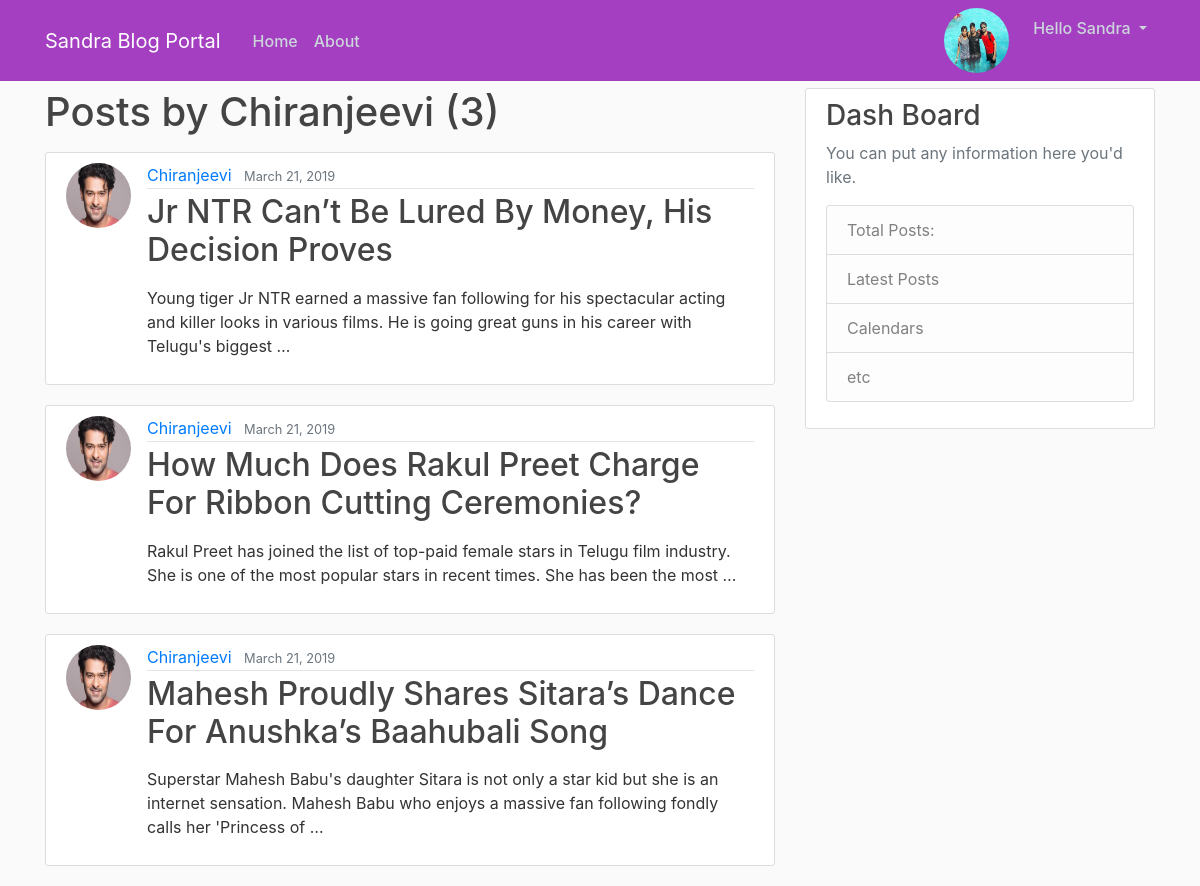
The app's page /user/Chiranjeevi (signed in) with its own data.
### users/models.py (models this page shows, shortened)
class Profile(models.Model):
    user=models.OneToOneField(User, on_delete=models.CASCADE)
    image=models.ImageField(default='default.jpg', upload_to='profile_pics')

### blog/models.py (models this page shows, shortened)
class Post(models.Model):
    title=models.CharField(max_length=100)
    content=models.TextField()
    date_posted=models.DateTimeField(default=timezone.now)
    author=models.ForeignKey(User, on_delete=models.CASCADE)

### blog/views.py (the view)
# urls.py: path('user/<str:username>', UserPostListView.as_view(), name='user-posts'),
class UserPostListView(ListView):
    model=Post
    template_name='blog/user_posts.html'
    context_object_name='posts'
    paginate_by=3
    def get_queryset(self):
        user = get_object_or_404(User,username=self.kwargs.get('username'))
        return Post.objects.filter(author=user).order_by('-date_posted')

### blog/templates/blog/user_posts.html (shortened to what this page needs)
{% extends 'blog/base.html' %}
  {% block content %}
  <h1 class="mb-3">Posts by {{ view.kwargs.username }} ({{ page_obj.paginator.count }}) </h1>
    {% for post in posts %}
    <article class="media content-section">
      <img class="rounded-circle article-img" src="{{post.author.profile.image.url}}">
      <div class="media-body">
        <div class="article-metadata">
          <a class="mr-2"  href="{% url 'user-posts' post.author.username %}">{{post.author|title}}</a>
          <small class="text-muted">{{post.date_posted|date:'F d, Y'}}</small>
        </div>
        <h2> <a  class="article-title" href="{% url "post-detail" post.id %}">{{post.title}}</a> </h2>
        <p class="article-content">{{post.content|truncatewords:30|linebreaks}}</p>
      </div>
    </article>
    {% endfor %}
{% endblock %}

### blog/templates/blog/base.html (shortened to what this page needs)
{% load static %}
<!DOCTYPE html>
<html lang="en" dir="ltr">
  <head>
    <link rel="stylesheet" href="https://stackpath.bootstrapcdn.com/bootstrap/4.3.1/css/bootstrap.min.css">
    <link rel="stylesheet" href="{% static 'blog/css/main.css' %}">
  </head>
  <body>
  <header class="site-header">
  <nav class="navbar navbar-expand-md navbar-dark bg-steel fixed-top">
    <div class="container">
      <a class="navbar-brand mr-4" href="/">Sandra Blog Portal</a>
      <div class="collapse navbar-collapse" id="navbarToggle">
        <div class="navbar-nav mr-auto">
          <a class="nav-item nav-link" href="/">Home</a>
          <a class="nav-item nav-link" href="/about">About</a>
        </div>
        <div class="navbar-nav">
          {% if user.is_authenticated %}
              <img class="rounded-circle article-img" src="{{request.user.profile.image.url}}">
              <div class="dropdown">
                <a class="dropdown-toggle nav-item nav-link" href="#" id="dropdownMain" data-toggle="dropdown" aria-haspopup="true" aria-expanded="false">
                    Hello {{ user.username | title }}
                </a>
              </div>
            {% else %}
          <a class="nav-item nav-link" href="{% url 'login' %}">Login</a>
          <a class="nav-item nav-link" href="{% url 'register' %}">Register</a>
          {% endif %}
        </div>
      </div>
    </div>
  </nav>
</header>
<main role="main" class="container">
 <div class="row">
   <div class="col-md-8">
     {% block content %}{% endblock %}
   </div>
   <div class="col-md-4">
     <div class="content-section">
       <h3>Dash Board</h3>
       <p class='text-muted'>You can put any information here you'd like.
         <ul class="list-group">
           <li class="list-group-item list-group-item-light">Total Posts:</li>
           <li class="list-group-item list-group-item-light">Latest Posts</li>
           <li class="list-group-item list-group-item-light">Calendars</li>
           <li class="list-group-item list-group-item-light">etc</li>
         </ul>
       </p>
     </div>
   </div>
 </div>
</main>
</body>
</html>

### blog/static/blog/css/main.css (style rules this page uses)
body { background: #fafafa; color: #333333; margin-top: 5.5rem; }
h1, h2, h3, h4, h5, h6 { color: #444444; }
ul { margin: 0; }
.bg-steel { background-color: #a53fc1; }
.site-header .navbar-nav .nav-link { color: #cbd5db; font-weight:500; }
.content-section { background: #ffffff; padding: 10px 20px; border: 1px solid #dddddd; border-radius: 3px; margin-bottom: 20px; }
.article-title { color: #444444; }
.article-content { white-space: pre-line; }
.article-img { height: 65px; width: 65px; margin-right: 16px; }
.article-metadata { padding-bottom: 1px; margin-bottom: 4px; border-bottom: 1px solid #e3e3e3 }

### records on screen
Post: author.profile.image (picture), author "Chiranjeevi", date_posted "March 21, 2019", title "Jr NTR Can’t Be Lured By Money, His Decision Proves", content "Young tiger Jr NTR earned a massive fan following for his spectacular acting and killer looks in various films. He is going great guns in his career with Telugu's biggest …"
Post: author.profile.image (picture), author "Chiranjeevi", date_posted "March 21, 2019", title "How Much Does Rakul Preet Charge For Ribbon Cutting Ceremonies?", content "Rakul Preet has joined the list of top-paid female stars in Telugu film industry. She is one of the most popular stars in recent times. She has been the most …"
Post: author.profile.image (picture), author "Chiranjeevi", date_posted "March 21, 2019", title "Mahesh Proudly Shares Sitara’s Dance For Anushka’s Baahubali Song", content "Superstar Mahesh Babu's daughter Sitara is not only a star kid but she is an internet sensation. Mahesh Babu who enjoys a massive fan following fondly calls her 'Princess of …"

### other values on screen
{{ user.username | title }} "Sandra"
{{ view.kwargs.username }} "Chiranjeevi"
{{ page_obj.paginator.count }} "3"
